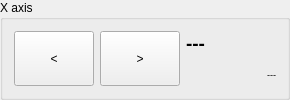
           <widget class="QGroupBox" name="group_x_axis">
            <property name="enabled">
             <bool>true</bool>
            </property>
            <property name="title">
             <string>X axis</string>
            </property>
            <layout class="QGridLayout" name="gridLayout_2">
             <item row="0" column="3">
              <layout class="QHBoxLayout" name="horizontalLayout_13">
               <item>
                <layout class="QVBoxLayout" name="verticalLayout_15">
                 <item>
                  <widget class="QLabel" name="label_x_pos">
                   <property name="minimumSize">
                    <size>
                     <width>90</width>
                     <height>0</height>
                    </size>
                   </property>
                   <property name="font">
                    <font>
                     <pointsize>14</pointsize>
                     <weight>75</weight>
                     <bold>true</bold>
                    </font>
                   </property>
                   <property name="text">
                    <string>---</string>
                   </property>
                  </widget>
                 </item>
                 <item>
                  <widget class="QLabel" name="label_x_pi">
                   <property name="font">
                    <font>
                     <pointsize>7</pointsize>
                    </font>
                   </property>
                   <property name="text">
                    <string>---</string>
                   </property>
                   <property name="alignment">
                    <set>Qt::AlignRight|Qt::AlignTrailing|Qt::AlignVCenter</set>
                   </property>
                  </widget>
                 </item>
                </layout>
               </item>
              </layout>
             </item>
             <item row="0" column="1">
              <widget class="QPushButton" name="btn_x_right">
               <property name="sizePolicy">
                <sizepolicy hsizetype="Minimum" vsizetype="Expanding">
                 <horstretch>0</horstretch>
                 <verstretch>0</verstretch>
                </sizepolicy>
               </property>
               <property name="text">
                <string>&gt;</string>
               </property>
               <property name="autoRepeat">
                <bool>true</bool>
               </property>
               <property name="autoRepeatInterval">
                <number>50</number>
               </property>
              </widget>
             </item>
             <item row="0" column="0">
              <widget class="QPushButton" name="btn_x_left">
               <property name="sizePolicy">
                <sizepolicy hsizetype="Minimum" vsizetype="Expanding">
                 <horstretch>0</horstretch>
                 <verstretch>0</verstretch>
                </sizepolicy>
               </property>
               <property name="text">
                <string>&lt;</string>
               </property>
               <property name="autoRepeat">
                <bool>true</bool>
               </property>
               <property name="autoRepeatInterval">
                <number>50</number>
               </property>
              </widget>
             </item>
            </layout>
           </widget>
